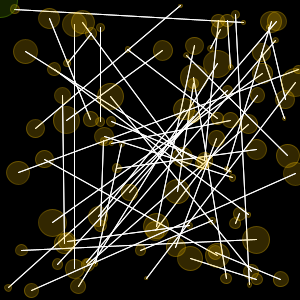
Frame 1 (no input)
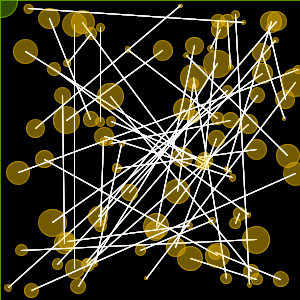
Frame 60 (the mouse pressed at the canvas centre just before this capture)
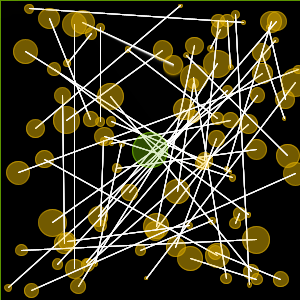
Frame 120 (the mouse held since frame 60 and released just before this capture)

The Processing sketch that drew these frames (run headless with seeded random() and noise(); from frame 60 on, the mouse is pressed at the canvas centre):

// Processing sketch: processing_186858
// ── processing_186858.pde

Pusher[] balls = new Pusher[100];

void setup(){
  size(300,300);
  background(0);
  smooth();
  
  for (int i = 0; i < balls.length; i++){
  balls[i] = new Pusher((random(width)),(random(height)),(random(25)+3),(random(25)+15));
  }

}

void draw(){
  
  fill(0,75);
  rect(0,0,width,height);
  
  for (int i = 0; i < balls.length; i++){
  
    
  int j = int(map(i,0,balls.length,int(balls.length/2),int(balls.length)));
  int k = int(map(i,0,balls.length,0,int(balls.length/2)));
   stroke(255); 
    
    line(balls[j].followerx,balls[j].followery,balls[k].followerx,balls[k].followery);
    
  balls[i].move();
  balls[i].display();
  
  
  
  
  
  
  }
  
  stroke(155,255,0,75);
  fill(100,175,0,50);
  ellipse(mouseX, mouseY,35,35);
  
}


class Pusher {
  float xpos;
  float ypos;
  float mdist = 0;
  float diameter = 15;
  float repel = 50;
  float easing = 0.05;
  float followerx;
  float followery;

Pusher(float txpos, float typos, float tdiameter, float trepel){
  xpos = txpos;
  ypos = typos;
  followerx = txpos;
  followery = typos;
  diameter = tdiameter;
  repel = trepel;
}

void move(){
  float targetx = xpos;
  float targety = ypos;
  
  followerx += (targetx - followerx) * easing;
  followery += (targety - followery) * easing;
  
  mdist = dist(mouseX,mouseY,followerx,followery);
  
  if(mdist < (diameter*2)){
    xpos += random(-repel, repel);
    ypos += random(-repel, repel);
  }
  
  if(xpos <= 0){
    xpos+=repel;
  }
  if(xpos >= height){
    xpos-=repel;
  }
  if(ypos <= 0){
    ypos+=repel;
  }
  if(ypos >= height){
    ypos-=repel;
  }
  
}

void display(){
  stroke(255,200,0,75);
  fill(255,200,0,50);
  ellipse(followerx, followery, diameter, diameter);
  
}
}
